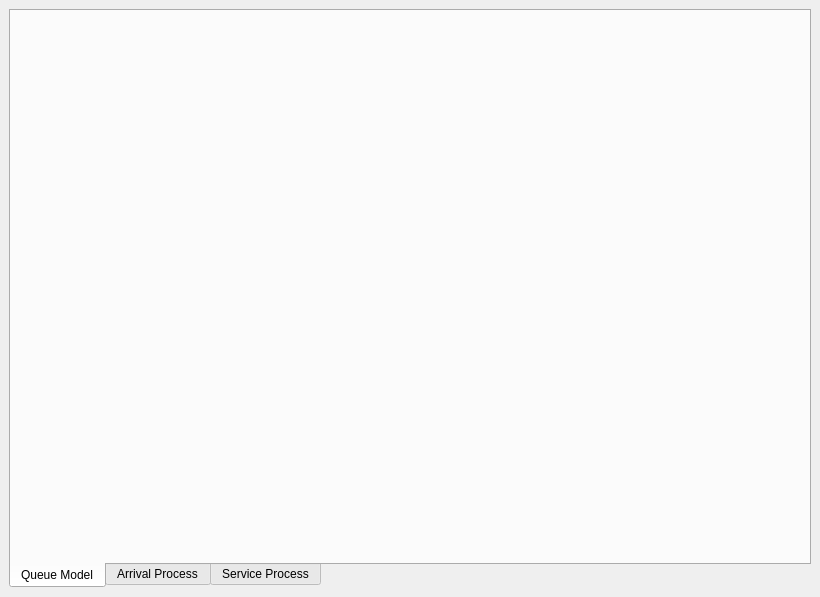
<ui version="4.0" >
 <class>SSMPQueueDisplayWidget</class>
 <widget class="QWidget" name="SSMPQueueDisplayWidget" >
  <property name="geometry" >
   <rect>
    <x>0</x>
    <y>0</y>
    <width>820</width>
    <height>597</height>
   </rect>
  </property>
  <property name="windowTitle" >
   <string>Form</string>
  </property>
  <layout class="QVBoxLayout" >
   <property name="spacing" >
    <number>6</number>
   </property>
   <property name="leftMargin" >
    <number>9</number>
   </property>
   <property name="topMargin" >
    <number>9</number>
   </property>
   <property name="rightMargin" >
    <number>9</number>
   </property>
   <property name="bottomMargin" >
    <number>9</number>
   </property>
   <item>
    <widget class="QTabWidget" name="tabWidget" >
     <property name="tabPosition" >
      <enum>QTabWidget::South</enum>
     </property>
     <property name="currentIndex" >
      <number>0</number>
     </property>
     <widget class="QWidget" name="tab_3" >
      <attribute name="title" >
       <string>Queue Model</string>
      </attribute>
      <layout class="QVBoxLayout" >
       <item>
        <widget class="StochasticProcessWidget" native="1" name="resultWidget" />
       </item>
      </layout>
     </widget>
     <widget class="QWidget" name="tab" >
      <attribute name="title" >
       <string>Arrival Process</string>
      </attribute>
      <layout class="QVBoxLayout" >
       <item>
        <widget class="StochasticProcessWidget" native="1" name="arrivalWidget" />
       </item>
      </layout>
     </widget>
     <widget class="QWidget" name="tab_2" >
      <attribute name="title" >
       <string>Service Process</string>
      </attribute>
      <layout class="QVBoxLayout" >
       <item>
        <widget class="StochasticProcessWidget" native="1" name="serviceWidget" />
       </item>
      </layout>
     </widget>
    </widget>
   </item>
  </layout>
 </widget>
 <customwidgets>
  <customwidget>
   <class>StochasticProcessWidget</class>
   <extends>QWidget</extends>
   <header>widget/StochasticProcessWidget.h</header>
   <container>1</container>
  </customwidget>
 </customwidgets>
 <resources/>
 <connections/>
</ui>
